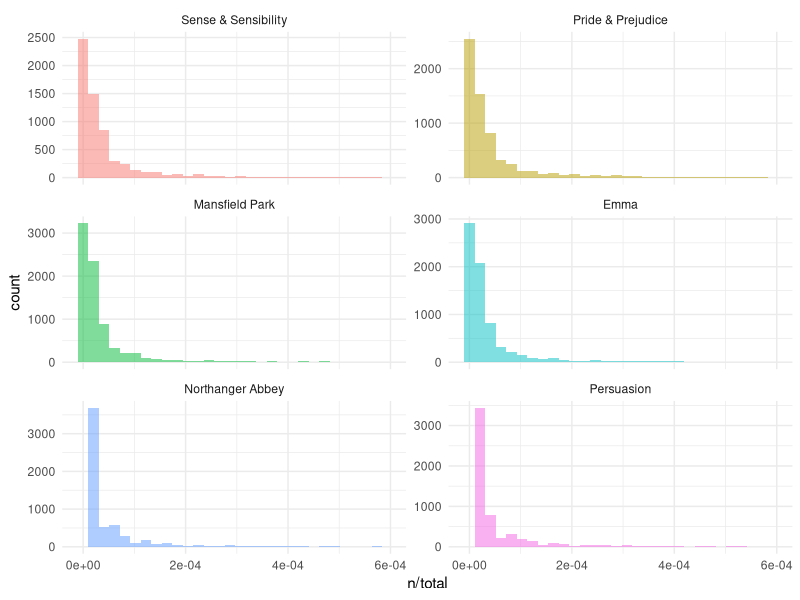
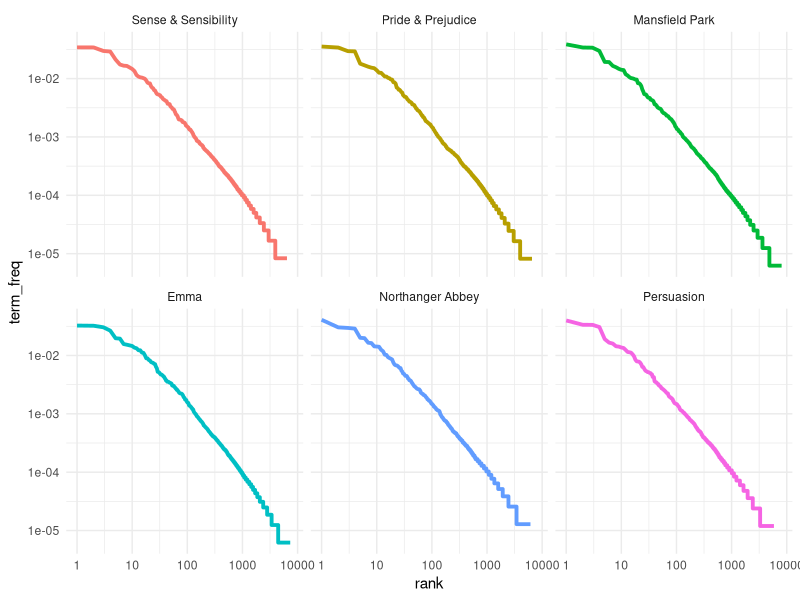

These charts were generated, in order, by the following R code: (Note: this script raises an error after producing the figures.)
# TF-IDF Concept

library(dplyr)
library(tidyr)
library(ggplot2)
library(tidytext)
library(janeaustenr)

# Processing words from Jane Austen novels
book_words = austen_books() %>% 
        unnest_tokens(output = word, input = text) %>% 
        count(book, word, sort = T) %>% 
        ungroup()

book_words

total_words = book_words %>% 
        group_by(book) %>% 
        summarise(total = sum(n))

total_words

# tidy text format
book_words = left_join(x = book_words, y = total_words, by = "book")
book_words

## Visualizing term frequency - the tails represent most common words
'Zipf’s law states that the frequency that a word appears is inversely proportional to its rank.'
book_words %>% ggplot(aes(n/total, fill = book)) +
        geom_histogram(show.legend = FALSE, alpha = 0.5) +
        facet_wrap(~book, ncol = 2, scales = "free_y") +
        xlim(NA, 0.0006) +
        theme_minimal()


freq_rank = book_words %>%
        arrange(desc(n)) %>% 
        group_by(book) %>%
        mutate(rank = row_number(), 
               term_freq = n/total)


freq_rank %>% ggplot(aes(x = rank, y = term_freq, color = book)) +
        geom_line(size = 1.3, show.legend = F) +
        scale_x_log10() +
        scale_y_log10() +
        theme_minimal() +
        facet_wrap(~book)
        

## TF-IDF
book_words = book_words %>% 
        bind_tf_idf(term_col = word, document_col = book, n_col = n) 

book_words # IDF and TF-IDF os zero for common words

book_words %>% 
        select(-total) %>% 
        arrange(desc(tf_idf)) # tf_idf is higher for uncommon words


book_words = book_words %>% arrange(desc(tf_idf))
book_words$word = factor(book_words$word, levels = unique(book_words$word))

book_words %>%
        group_by(book) %>% 
        top_n(10) %>%
        ungroup() %>% 
        ggplot(aes(x = word, y = tf_idf, fill = book)) +
        facet_wrap(~book, scales = "free") +
        geom_col(show.legend = F) +
        coord_flip() +
        theme_minimal()
